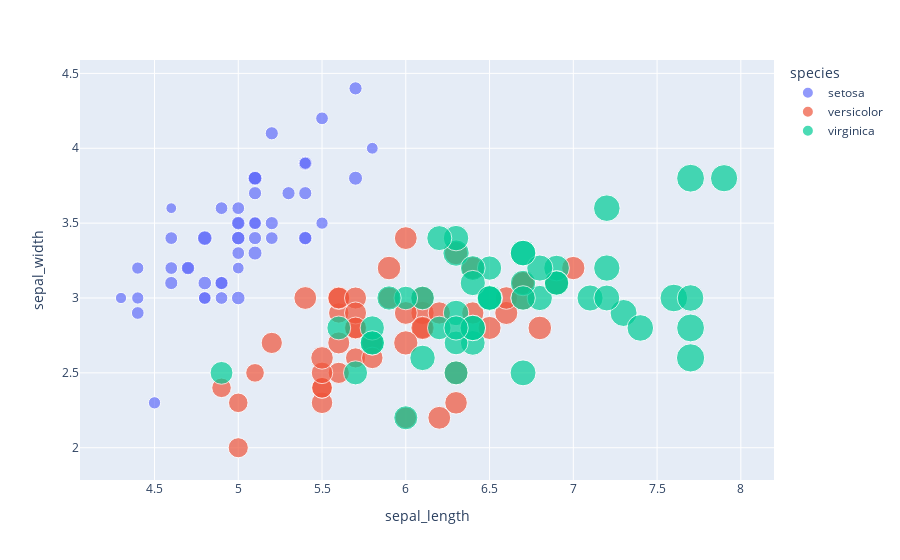

This figure's notebook cell:
### Markdown cell above
## 1. Scatter Plot

### Code cell
fig1=px.scatter(df,x='sepal_length',y='sepal_width',color='species',size='petal_length')
fig1.show()
fig1.write_image('1_scatter.png')

### Figure 1 — Plotly figure (JSON) as saved in the notebook; plotly's stock layout.template omitted (floating-point values rounded to 4 significant figures)
{"data": [{"hovertemplate": "species=setosa<br>sepal_length=%{x}<br>sepal_width=%{y}<br>petal_length=%{marker.size}<extra></extra>", "legendgroup": "setosa", "marker": {"color": "#636efa", "size": [1.4, 1.4, 1.3, 1.5, 1.4, 1.7, 1.4, 1.5, 1.4, 1.5, 1.5, 1.6, 1.4, 1.1, 1.2, 1.5, 1.3, 1.4, 1.7, 1.5, 1.7, 1.5, 1.0, 1.7, 1.9, 1.6, 1.6, 1.5, 1.4, 1.6, 1.6, 1.5, 1.5, 1.4, 1.5, 1.2, 1.3, 1.4, 1.3, 1.5, 1.3, 1.3, 1.3, 1.6, 1.9, 1.4, 1.6, 1.4, 1.5, 1.4], "sizemode": "area", "sizeref": 0.01725, "symbol": "circle"}, "mode": "markers", "name": "setosa", "orientation": "v", "showlegend": true, "type": "scatter", "x": [5.1, 4.9, 4.7, 4.6, 5.0, 5.4, 4.6, 5.0, 4.4, 4.9, 5.4, 4.8, 4.8, 4.3, 5.8, 5.7, 5.4, 5.1, 5.7, 5.1, 5.4, 5.1, 4.6, 5.1, 4.8, 5.0, 5.0, 5.2, 5.2, 4.7, 4.8, 5.4, 5.2, 5.5, 4.9, 5.0, 5.5, 4.9, 4.4, 5.1, 5.0, 4.5, 4.4, 5.0, 5.1, 4.8, 5.1, 4.6, 5.3, 5.0], "xaxis": "x", "y": [3.5, 3.0, 3.2, 3.1, 3.6, 3.9, 3.4, 3.4, 2.9, 3.1, 3.7, 3.4, 3.0, 3.0, 4.0, 4.4, 3.9, 3.5, 3.8, 3.8, 3.4, 3.7, 3.6, 3.3, 3.4, 3.0, 3.4, 3.5, 3.4, 3.2, 3.1, 3.4, 4.1, 4.2, 3.1, 3.2, 3.5, 3.6, 3.0, 3.4, 3.5, 2.3, 3.2, 3.5, 3.8, 3.0, 3.8, 3.2, 3.7, 3.3], "yaxis": "y"}, {"hovertemplate": "species=versicolor<br>sepal_length=%{x}<br>sepal_width=%{y}<br>petal_length=%{marker.size}<extra></extra>", "legendgroup": "versicolor", "marker": {"color": "#EF553B", "size": [4.7, 4.5, 4.9, 4.0, 4.6, 4.5, 4.7, 3.3, 4.6, 3.9, 3.5, 4.2, 4.0, 4.7, 3.6, 4.4, 4.5, 4.1, 4.5, 3.9, 4.8, 4.0, 4.9, 4.7, 4.3, 4.4, 4.8, 5.0, 4.5, 3.5, 3.8, 3.7, 3.9, 5.1, 4.5, 4.5, 4.7, 4.4, 4.1, 4.0, 4.4, 4.6, 4.0, 3.3, 4.2, 4.2, 4.2, 4.3, 3.0, 4.1], "sizemode": "area", "sizeref": 0.01725, "symbol": "circle"}, "mode": "markers", "name": "versicolor", "orientation": "v", "showlegend": true, "type": "scatter", "x": [7.0, 6.4, 6.9, 5.5, 6.5, 5.7, 6.3, 4.9, 6.6, 5.2, 5.0, 5.9, 6.0, 6.1, 5.6, 6.7, 5.6, 5.8, 6.2, 5.6, 5.9, 6.1, 6.3, 6.1, 6.4, 6.6, 6.8, 6.7, 6.0, 5.7, 5.5, 5.5, 5.8, 6.0, 5.4, 6.0, 6.7, 6.3, 5.6, 5.5, 5.5, 6.1, 5.8, 5.0, 5.6, 5.7, 5.7, 6.2, 5.1, 5.7], "xaxis": "x", "y": [3.2, 3.2, 3.1, 2.3, 2.8, 2.8, 3.3, 2.4, 2.9, 2.7, 2.0, 3.0, 2.2, 2.9, 2.9, 3.1, 3.0, 2.7, 2.2, 2.5, 3.2, 2.8, 2.5, 2.8, 2.9, 3.0, 2.8, 3.0, 2.9, 2.6, 2.4, 2.4, 2.7, 2.7, 3.0, 3.4, 3.1, 2.3, 3.0, 2.5, 2.6, 3.0, 2.6, 2.3, 2.7, 3.0, 2.9, 2.9, 2.5, 2.8], "yaxis": "y"}, {"hovertemplate": "species=virginica<br>sepal_length=%{x}<br>sepal_width=%{y}<br>petal_length=%{marker.size}<extra></extra>", "legendgroup": "virginica", "marker": {"color": "#00cc96", "size": [6.0, 5.1, 5.9, 5.6, 5.8, 6.6, 4.5, 6.3, 5.8, 6.1, 5.1, 5.3, 5.5, 5.0, 5.1, 5.3, 5.5, 6.7, 6.9, 5.0, 5.7, 4.9, 6.7, 4.9, 5.7, 6.0, 4.8, 4.9, 5.6, 5.8, 6.1, 6.4, 5.6, 5.1, 5.6, 6.1, 5.6, 5.5, 4.8, 5.4, 5.6, 5.1, 5.1, 5.9, 5.7, 5.2, 5.0, 5.2, 5.4, 5.1], "sizemode": "area", "sizeref": 0.01725, "symbol": "circle"}, "mode": "markers", "name": "virginica", "orientation": "v", "showlegend": true, "type": "scatter", "x": [6.3, 5.8, 7.1, 6.3, 6.5, 7.6, 4.9, 7.3, 6.7, 7.2, 6.5, 6.4, 6.8, 5.7, 5.8, 6.4, 6.5, 7.7, 7.7, 6.0, 6.9, 5.6, 7.7, 6.3, 6.7, 7.2, 6.2, 6.1, 6.4, 7.2, 7.4, 7.9, 6.4, 6.3, 6.1, 7.7, 6.3, 6.4, 6.0, 6.9, 6.7, 6.9, 5.8, 6.8, 6.7, 6.7, 6.3, 6.5, 6.2, 5.9], "xaxis": "x", "y": [3.3, 2.7, 3.0, 2.9, 3.0, 3.0, 2.5, 2.9, 2.5, 3.6, 3.2, 2.7, 3.0, 2.5, 2.8, 3.2, 3.0, 3.8, 2.6, 2.2, 3.2, 2.8, 2.8, 2.7, 3.3, 3.2, 2.8, 3.0, 2.8, 3.0, 2.8, 3.8, 2.8, 2.8, 2.6, 3.0, 3.4, 3.1, 3.0, 3.1, 3.1, 3.1, 2.7, 3.2, 3.3, 3.0, 2.5, 3.0, 3.4, 3.0], "yaxis": "y"}], "layout": {"legend": {"itemsizing": "constant", "title": {"text": "species"}, "tracegroupgap": 0}, "margin": {"t": 60}, "xaxis": {"anchor": "y", "domain": [0, 1], "title": {"text": "sepal_length"}}, "yaxis": {"anchor": "x", "domain": [0, 1], "title": {"text": "sepal_width"}}}}
